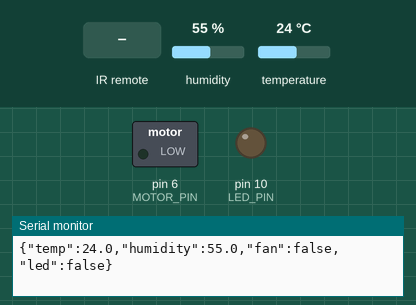
Simulated run of this sketch. Board: Arduino Uno, built with avr-gcc and run on an emulated ATmega328P. On the bench: switched loads named in the sketch (green lamp = pin HIGH), output pins drawn as LEDs (lit = HIGH), the last lines printed to the serial monitor. The test bench sets the inputs (shaded band); at power-on: humidity 55 %, temperature 24 °C.

Above: at 2.2 s.
2.3 s: infrared code 0xE916FF00 received
At 2.9 s:
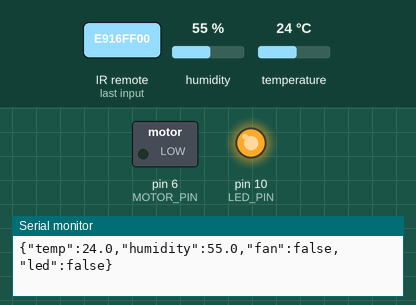
3.8 s: infrared code 0xF30CFF00 received
At 4.1 s:
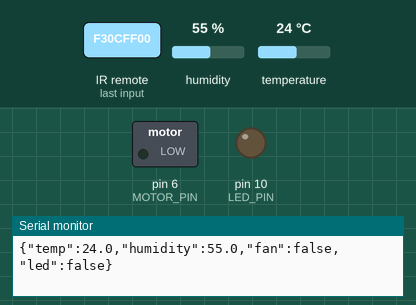
Timing chart, 0 to 6.8 s (numbered marks = the images above; inputs shaded):
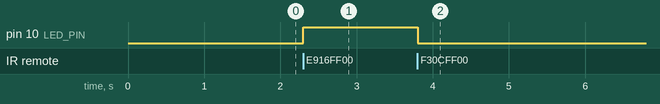

Measured:
- after the input at 2.3 s, pin 10 (LED_PIN): LOW → HIGH at once
- after the input at 3.8 s, pin 10 (LED_PIN): HIGH → LOW at once

The sketch:

ee250.ino
```cpp
/*
 * Arduino Fan & LED Controller
 * * Pin Configuration:
 * - Pin 11: IR Receiver
 * - Pin 9:  DHT11 Data
 * - Pin 6:  Fan Motor
 * - Pin 10: LED/Light
 */

// Libraries for Temperature Sensor and IR Sensor
#include <DHT.h>
#include <IRremote.hpp>

// Pin definitions
#define IR_RECEIVER_PIN 11
#define DHT_PIN 9
#define MOTOR_PIN 6
#define LED_PIN 10
#define DHT_TYPE DHT11

DHT dht(DHT_PIN, DHT_TYPE);

// State
bool fanState = false;
bool ledState = false;

// Sensor intervals
unsigned long lastSensorRead = 0;
const unsigned long SENSOR_INTERVAL = 2000;

void setup() {
  Serial.begin(9600);

  pinMode(MOTOR_PIN, OUTPUT);
  pinMode(LED_PIN, OUTPUT);
  digitalWrite(MOTOR_PIN, LOW);
  digitalWrite(LED_PIN, LOW);

  dht.begin();
  IrReceiver.begin(IR_RECEIVER_PIN, ENABLE_LED_FEEDBACK);


  delay(1000);
}

void loop() {
  unsigned long currentMillis = millis();

  // 1. READ COMMANDS FROM RPI
  if (Serial.available() > 0) {
    String command = Serial.readStringUntil('\n');
    command.trim(); // Removes potential extra spaces
    processCommand(command); // Parse data
  }

  // 2. READ IR REMOTE
  if (IrReceiver.decode()) { // Pauses IR from reading more values
    uint32_t irCode = IrReceiver.decodedIRData.decodedRawData;

    // Filter noise (0x0) due to shared ground with 6V motor
    if (irCode != 0x0 && IrReceiver.decodedIRData.protocol != 0) {
      if (irCode == 0xE916FF00) {      // Button 0
        setLEDState(true);
      }
      else if (irCode == 0xF30CFF00) { // Button 1
        setLEDState(false);
      }
    }
    IrReceiver.resume(); // Renables IR
  }

  // 3. SEND DATA TO RPI
  if (currentMillis - lastSensorRead >= SENSOR_INTERVAL) {
    lastSensorRead = currentMillis;

    float h = dht.readHumidity();
    float t = dht.readTemperature(); // Celsius

    // Error handling
    if (isnan(h) || isnan(t)) { // If the readings from sensor are not numbers
      // Error JSON response
      Serial.println("{\"error\":\"sensor_fail\"}");
    } else {
      // Valid JSON response
      sendJSON(t, h);
    }
  }
}

void processCommand(String command) { // Parses the data from RPI
  if (command.startsWith("FAN:")) {
    int state = command.substring(4).toInt();
    setFanState(state == 1);
  }
  else if (command.startsWith("LED:")) {
    int state = command.substring(4).toInt();
    setLEDState(state == 1);
  }
}

void setFanState(bool state) { // Toggles fan state
    fanState = state; // Set global value
    if (state == true) {
        digitalWrite(MOTOR_PIN, HIGH);
    } else {
        digitalWrite(MOTOR_PIN, LOW);
    }
}

void setLEDState(bool state) { // Toggles fan state
    ledState = state; // Set global value
    if (state == true) {
        digitalWrite(LED_PIN, HIGH);
    } else {
        digitalWrite(LED_PIN, LOW);
    }
}

// Format: {"temp":24.5,"humidity":60.2,"fan":true,"led":false}
void sendJSON(float t, float h) {
    Serial.print("{\"temp\":");
    Serial.print(t, 1);
    Serial.print(",\"humidity\":");
    Serial.print(h, 1);
    Serial.print(",\"fan\":");

    if (fanState == true) {
        Serial.print("true");
    } else {
        Serial.print("false");
    }

    Serial.print(",\"led\":");

    if (ledState == true) {
        Serial.print("true");
    } else {
        Serial.print("false");
    }

    Serial.println("}");
}
```
